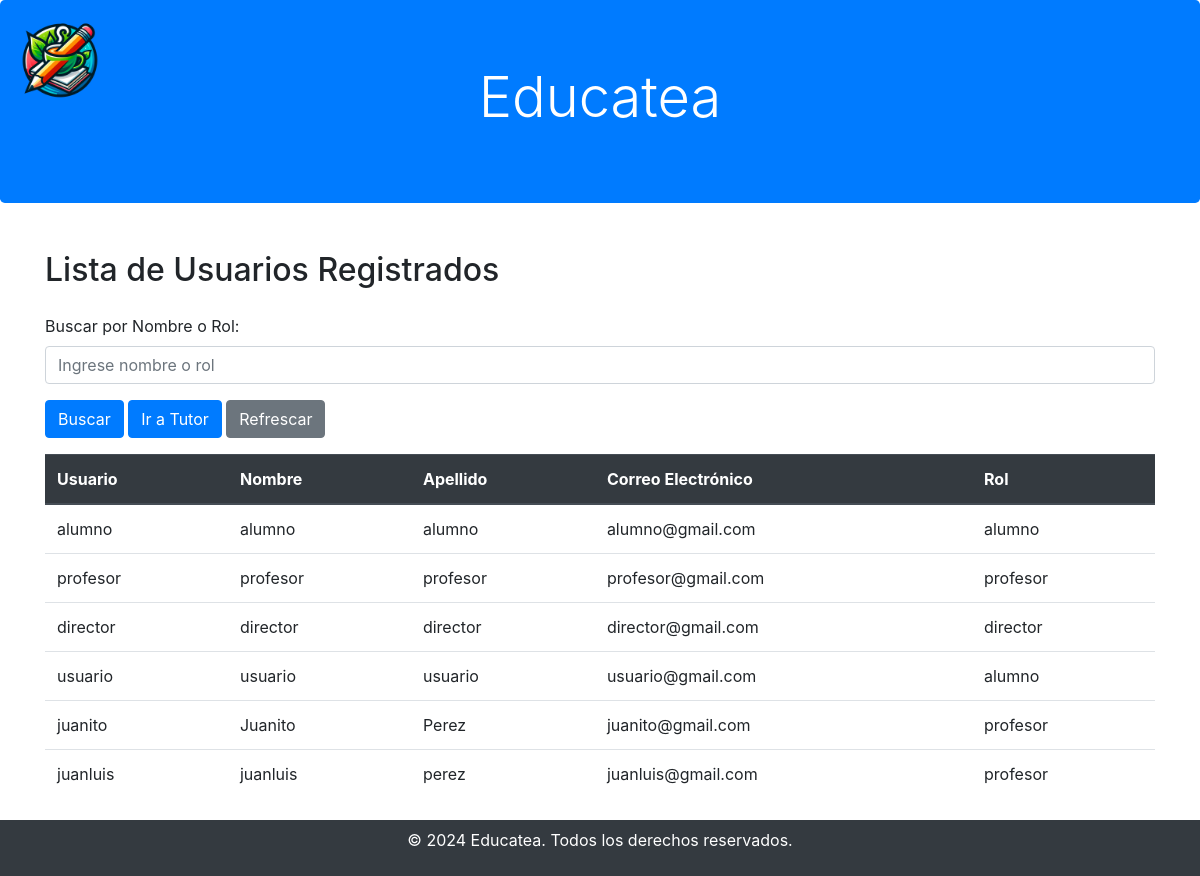
The app's page /Educatea/Director/listado.php with its own data.
### tables this page shows
CREATE TABLE `usuarios` (
  `usuario_id` int(11) NOT NULL,
  `usuario` varchar(255) NOT NULL,
  `nombre` varchar(50) NOT NULL,
  `apellido` varchar(50) NOT NULL,
  `correo_electronico` varchar(100) NOT NULL,
  `contrasena` varchar(255) NOT NULL,
  `rol_id` int(11) DEFAULT NULL
);

CREATE TABLE `roles` (
  `rol_id` int(11) NOT NULL,
  `nombre_rol` varchar(50) NOT NULL
);

### Educatea/Director/listado.php (the view, shortened to what this page needs)
<?php
require_once "../funciones.php";
$conexion = conexion();
if ($_SERVER['REQUEST_METHOD'] === 'POST' && isset($_POST['buscar'])) {
    $busqueda = $_POST['busqueda'];
    $query = "SELECT usuarios.*, roles.nombre_rol FROM usuarios
              JOIN roles ON usuarios.rol_id = roles.rol_id
              WHERE usuario_id != '0' AND (usuario LIKE '%$busqueda%' OR nombre LIKE '%$busqueda%' OR apellido LIKE '%$busqueda%')";
} else {
    $query = "SELECT usuarios.*, roles.nombre_rol FROM usuarios
              JOIN roles ON usuarios.rol_id = roles.rol_id
              WHERE usuario_id != '0'";
}
$result = $conexion->query($query);
?>
<!DOCTYPE html>
<html lang="es">
<head>
    <link rel="stylesheet" href="https://stackpath.bootstrapcdn.com/bootstrap/4.3.1/css/bootstrap.min.css">
</head>
<body>
<img src="../img/Logo_educatea.png" alt="Logo de Educatea" style="position: absolute; top: 10px; left: 10px; max-width: 100px; max-height: 100px;">
    <div class="jumbotron bg-primary text-center text-white">
        <h1 class="display-4">Educatea</h1>
    </div>
    <div class="container mt-5">
        <h2 class="mb-4">Lista de Usuarios Registrados</h2>
        <form method="post" action="">
            <div class="form-group">
                <label for="busqueda">Buscar por Nombre o Rol:</label>
                <input type="text" name="busqueda" id="busqueda" class="form-control" placeholder="Ingrese nombre o rol">
            </div>
            <button type="submit" class="btn btn-primary" name="buscar">Buscar</button>
            <a href="tutor.php" class="btn btn-primary">Ir a Tutor</a>
            <button class="btn btn-secondary" onclick="location.reload()">Refrescar</button>
        </form>
        <table class="table mt-3">
            <thead class="thead-dark">
                <tr>
                    <th scope="col">Usuario</th>
                    <th scope="col">Nombre</th>
                    <th scope="col">Apellido</th>
                    <th scope="col">Correo Electrónico</th>
                    <th scope="col">Rol</th>
                </tr>
            </thead>
            <tbody>
                <?php
                while ($usuario = $result->fetch_assoc()) {
                    echo "<tr>
                            <td>{$usuario['usuario']}</td>
                            <td>{$usuario['nombre']}</td>
                            <td>{$usuario['apellido']}</td>
                            <td>{$usuario['correo_electronico']}</td>
                            <td>{$usuario['nombre_rol']}</td>
                        </tr>";
                }
                ?>
            </tbody>
        </table>
        <br>
        <a href="../Roles/inicio_director.php" class="btn btn-secondary">Volver al Inicio de Director </a>
    </div>
    <footer class="fixed-bottom bg-dark text-white text-center p-2">
        <p>&copy; 2024 Educatea. Todos los derechos reservados.</p>
    </footer>
</body>
</html>

### records on screen
usuarios: usuario "alumno", nombre "alumno", apellido "alumno", correo_electronico "alumno@gmail.com", rol.nombre_rol "alumno"
usuarios: usuario "profesor", nombre "profesor", apellido "profesor", correo_electronico "profesor@gmail.com", rol.nombre_rol "profesor"
usuarios: usuario "director", nombre "director", apellido "director", correo_electronico "director@gmail.com", rol.nombre_rol "director"
usuarios: usuario "usuario", nombre "usuario", apellido "usuario", correo_electronico "usuario@gmail.com", rol.nombre_rol "alumno"
usuarios: usuario "juanito", nombre "Juanito", apellido "Perez", correo_electronico "juanito@gmail.com", rol.nombre_rol "profesor"
usuarios: usuario "juanluis", nombre "juanluis", apellido "perez", correo_electronico "juanluis@gmail.com", rol.nombre_rol "profesor"
